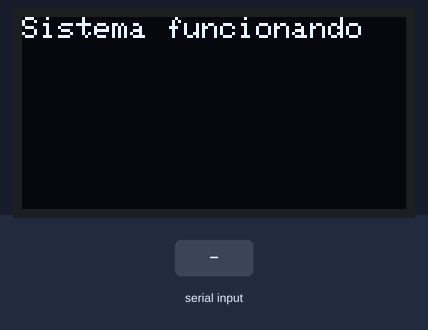
Recording of a sketch running on a simulated Arduino Uno, built with avr-gcc and run on an emulated ATmega328P. Parts: 128×64 one-colour display. Inputs (shaded band) come from the test bench.

Above: at 1.2 s.
1.3 s: "1" received over Serial
At 3.2 s:
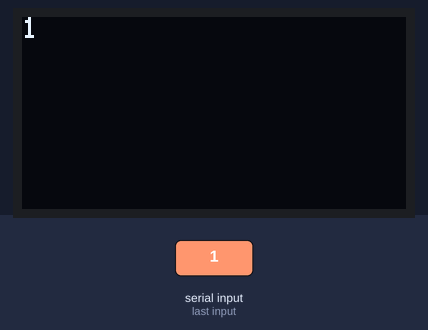
3.8 s: "0" received over Serial
At 5.1 s:
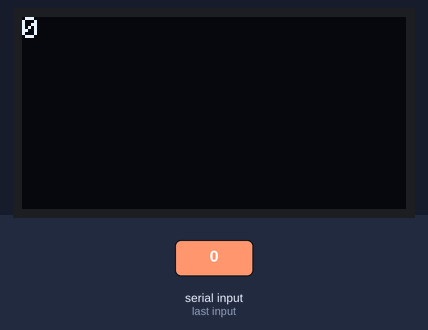
6.3 s: "2" received over Serial
Timing chart, 0 to 9.3 s (numbered marks = the images above; inputs shaded):
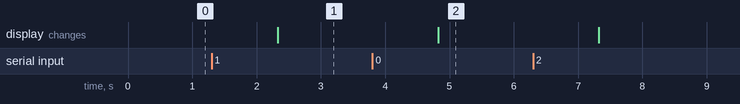

The sketch:

Serial.ino
```cpp
#include <Wire.h>
#include <Adafruit_GFX.h>
#include <Adafruit_SSD1306.h>

Adafruit_SSD1306 display(128, 64, &Wire, -1);

void setup()
{
    Serial.begin(115200);
    display.begin(SSD1306_SWITCHCAPVCC, 0x3C);
    display.clearDisplay();
    display.setCursor(0, 0);
    display.setTextColor(WHITE);
    display.print("Sistema funcionando");
    display.display();
}

void loop()
{
    if (Serial.available() > 0)
    {
        display.clearDisplay();
        display.setCursor(0, 0);
        display.setTextColor(WHITE);
        display.println(Serial.readString());
        display.display();
    }
}
```

Measured:
- after the input at 1.3 s, the display: changes after 1.0 s (image 1)
- after the input at 3.8 s, the display: changes after 1.0 s (image 2)
